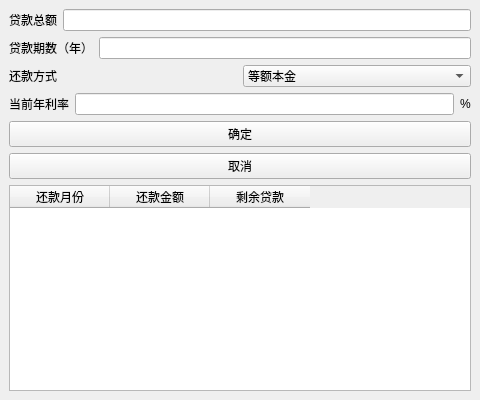
<?xml version="1.0" encoding="UTF-8"?>
<ui version="4.0">
 <class>Widget</class>
 <widget class="QMainWindow" name="Widget">
  <property name="geometry">
   <rect>
    <x>0</x>
    <y>0</y>
    <width>480</width>
    <height>400</height>
   </rect>
  </property>
  <property name="windowTitle">
   <string>Widget</string>
  </property>
  <property name="styleSheet">
   <string notr="true"/>
  </property>
  <widget class="QWidget" name="centralwidget">
   <property name="styleSheet">
    <string notr="true"/>
   </property>
   <layout class="QGridLayout" name="gridLayout">
    <item row="0" column="0">
     <layout class="QVBoxLayout" name="verticalLayout_4">
      <item>
       <layout class="QHBoxLayout" name="horizontalLayout_3">
        <item>
         <widget class="QLabel" name="label">
          <property name="text">
           <string>贷款总额</string>
          </property>
         </widget>
        </item>
        <item>
         <widget class="QLineEdit" name="lineEdit"/>
        </item>
       </layout>
      </item>
      <item>
       <layout class="QHBoxLayout" name="horizontalLayout_4">
        <item>
         <widget class="QLabel" name="label_2">
          <property name="text">
           <string>贷款期数（年）</string>
          </property>
         </widget>
        </item>
        <item>
         <widget class="QLineEdit" name="lineEdit_2"/>
        </item>
       </layout>
      </item>
      <item>
       <layout class="QHBoxLayout" name="horizontalLayout_5">
        <item>
         <widget class="QLabel" name="label_3">
          <property name="text">
           <string>还款方式</string>
          </property>
         </widget>
        </item>
        <item>
         <widget class="QComboBox" name="comboBox">
          <property name="maxVisibleItems">
           <number>9</number>
          </property>
          <item>
           <property name="text">
            <string>等额本金</string>
           </property>
          </item>
          <item>
           <property name="text">
            <string>等额本息</string>
           </property>
          </item>
         </widget>
        </item>
       </layout>
      </item>
      <item>
       <layout class="QHBoxLayout" name="horizontalLayout_8">
        <item>
         <widget class="QLabel" name="label_4">
          <property name="text">
           <string>当前年利率</string>
          </property>
         </widget>
        </item>
        <item>
         <widget class="QLineEdit" name="lineEdit_3"/>
        </item>
        <item>
         <widget class="QLabel" name="label_5">
          <property name="text">
           <string>%</string>
          </property>
         </widget>
        </item>
       </layout>
      </item>
      <item>
       <widget class="QPushButton" name="pushButton_2">
        <property name="text">
         <string>确定</string>
        </property>
       </widget>
      </item>
      <item>
       <widget class="QPushButton" name="pushButton">
        <property name="text">
         <string>取消</string>
        </property>
       </widget>
      </item>
      <item>
       <layout class="QHBoxLayout" name="horizontalLayout_6">
        <item>
         <widget class="QTableWidget" name="tableWidget">
          <property name="mouseTracking">
           <bool>false</bool>
          </property>
          <property name="styleSheet">
           <string notr="true"/>
          </property>
          <property name="showGrid">
           <bool>true</bool>
          </property>
          <column>
           <property name="text">
            <string>还款月份</string>
           </property>
          </column>
          <column>
           <property name="text">
            <string>还款金额</string>
           </property>
          </column>
          <column>
           <property name="text">
            <string>剩余贷款</string>
           </property>
          </column>
         </widget>
        </item>
       </layout>
      </item>
     </layout>
    </item>
   </layout>
  </widget>
 </widget>
 <resources/>
 <connections/>
</ui>
